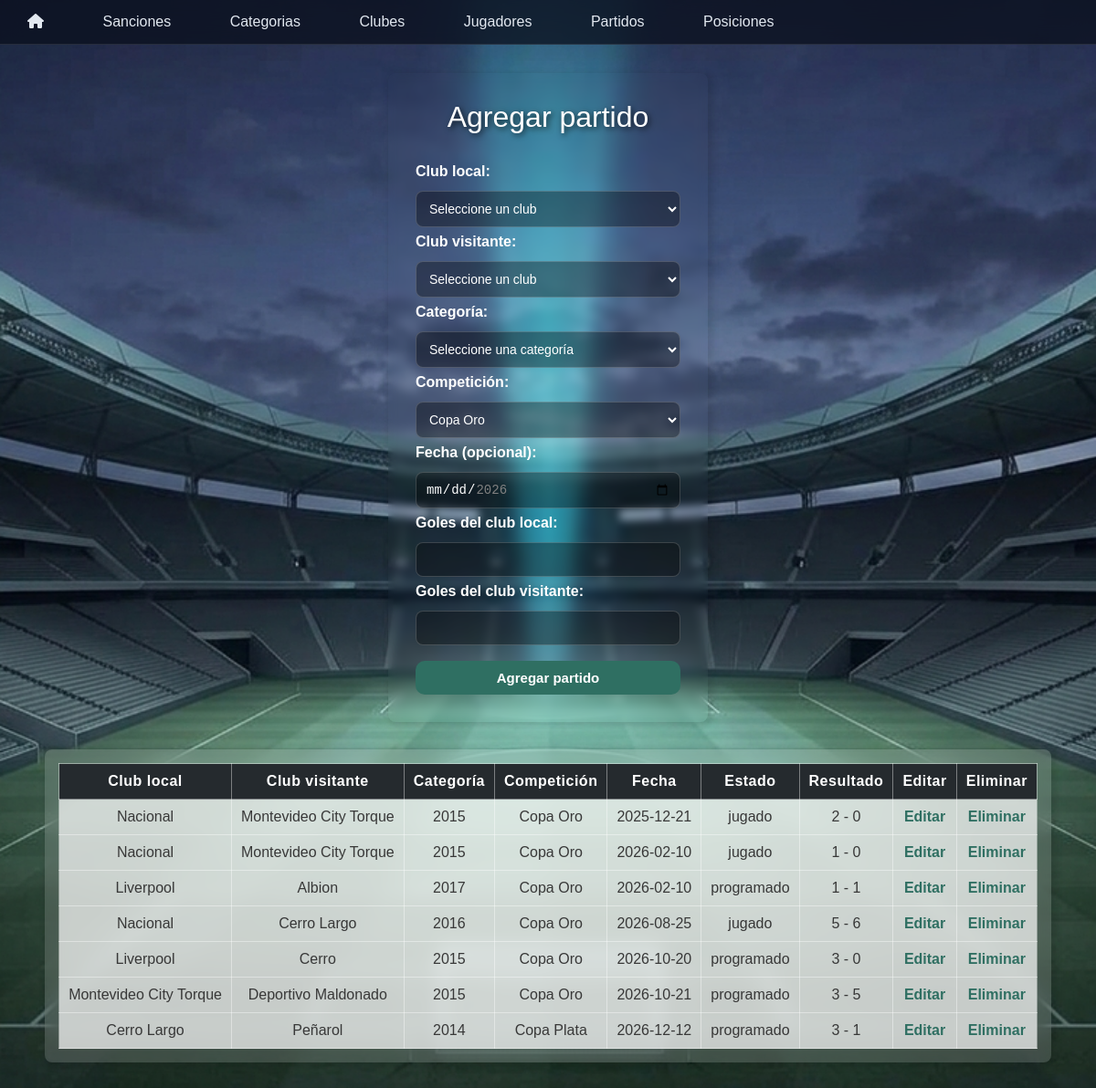
The page /fixture/gestionarPartidos.php (signed in) on the database its author committed.
### tables this page shows
CREATE TABLE `partidos` (
  `id` int(11) NOT NULL,
  `id_club_local` int(11) NOT NULL,
  `id_club_visitante` int(11) NOT NULL,
  `id_categoria` int(11) NOT NULL,
  `fecha` date DEFAULT NULL,
  `estado` varchar(20) NOT NULL DEFAULT 'sin_fecha',
  `goles_local` int(11) DEFAULT NULL,
  `goles_visitante` int(11) DEFAULT NULL,
  `id_competicion` int(11) NOT NULL DEFAULT 1
);

CREATE TABLE `club` (
  `id` int(11) NOT NULL,
  `nombre` varchar(100) NOT NULL,
  `logo` varchar(255) DEFAULT NULL,
  `activo` tinyint(1) NOT NULL DEFAULT 1,
  `password` varchar(255) NOT NULL
);

CREATE TABLE `categorias` (
  `id` int(11) NOT NULL,
  `año` varchar(45) NOT NULL,
  `cantidad_jugadores` int(11) NOT NULL DEFAULT 0
);

CREATE TABLE `competicion` (
  `id` int(11) NOT NULL,
  `nombre` varchar(50) NOT NULL
);

### fixture/agregarPartido.php (the view, shortened to what this page needs)
<?php
require_once __DIR__ . "/../conexion.php";
$resultadoCompeticiones = mysqli_query($conn, "SELECT * FROM competicion");
?>
<div class="Casilla">
    <form action="gestionarPartidos.php" method="post">
        <h1 class="tituloPartidos">Agregar partido</h1>
        <label for="EquipoLocal">Club local:</label>
        <select name="EquipoLocal" id="EquipoLocal" required>
            <option value="">Seleccione un club</option>
        </select>
        <label for="EquipoVisitante">Club visitante:</label>
        <select name="EquipoVisitante" id="EquipoVisitante" required>
            <option value="">Seleccione un club</option>
        </select>
        <label for="Categoria">Categoría:</label>
        <select name="Categoria" id="Categoria" required>
            <option value="">Seleccione una categoría</option>
        </select>
        <label for="Competicion">Competición:</label>
        <select name="Competicion" id="Competicion" required>
            <?php while ($competicion = mysqli_fetch_assoc($resultadoCompeticiones)) { ?>
                <option value="<?php echo $competicion['id']; ?>">
                    <?php echo htmlspecialchars($competicion['nombre']); ?>
                </option>
            <?php } ?>
        </select>
        <label for="fecha">Fecha (opcional):</label>
        <input type="date" name="fecha" id="fecha" min="2026-01-01" max="2026-12-31">
        <label for="golesLocal">Goles del club local:</label>
        <input type="number" name="goles_local" id="golesLocal" min="0">
        <label for="golesVisitante">Goles del club visitante:</label>
        <input type="number" name="goles_visitante" id="golesVisitante" min="0">
        <input class="Agregar" type="submit" value="Agregar partido">
    </form>
</div>

### fixture/listarPartidos.php (shortened to what this page needs)
<?php
require_once __DIR__ . "/../conexion.php";
$sql = "SELECT partidos.*,
        local.nombre AS nombre_local,
        visitante.nombre AS nombre_visitante,
        categorias.año AS nombre_categoria,
        competicion.nombre AS nombre_competicion
        FROM partidos
        INNER JOIN club AS local
        ON partidos.id_club_local = local.id
        INNER JOIN club AS visitante
        ON partidos.id_club_visitante = visitante.id
        INNER JOIN categorias
        ON partidos.id_categoria = categorias.id
        INNER JOIN competicion
        ON partidos.id_competicion = competicion.id
        ORDER BY partidos.fecha IS NULL DESC, partidos.fecha ASC";
$resultado = mysqli_query($conn, $sql);
?>
<div class="Tabla">
    <table class="tablaPartidos" border="1">
        <tr>
            <th>Club local</th>
            <th>Club visitante</th>
            <th>Categoría</th>
            <th>Competición</th>
            <th>Fecha</th>
            <th>Estado</th>
            <th>Resultado</th>
            <th>Editar</th>
            <th>Eliminar</th>
        </tr>
        <?php while ($fila = mysqli_fetch_assoc($resultado)) { ?>
        <tr>
            <td><?php echo htmlspecialchars($fila['nombre_local']); ?></td>
            <td><?php echo htmlspecialchars($fila['nombre_visitante']); ?></td>
            <td><?php echo htmlspecialchars($fila['nombre_categoria']); ?></td>
            <td><?php echo htmlspecialchars($fila['nombre_competicion']); ?></td>
            <td>
                <?php
                if ($fila['fecha'] == NULL) {
                    echo "Sin fecha";
                } else {
                    echo htmlspecialchars($fila['fecha']);
                }
                ?>
            </td>
            <td><?php echo htmlspecialchars($fila['estado']); ?></td>
            <td>
                <?php
                if ($fila['goles_local'] === NULL ||
                    $fila['goles_visitante'] === NULL) {
                    echo "-";
                } else {
                    echo $fila['goles_local'] . " - " . $fila['goles_visitante'];
                }
                ?>
            </td>
            <td>
                <a href="editarPartido.php?id=<?php echo $fila['id']; ?>">Editar</a>
            </td>
            <td>
                <a href="eliminarPartido.php?id=<?php echo $fila['id']; ?>"
                   onclick="return confirm('¿Seguro que querés eliminar este partido?');">
                    Eliminar
                </a>
            </td>
        </tr>
        <?php } ?>
    </table>
</div>

### fixture/partidos.css (style rules this page uses)
body { margin: 0; font-family: Arial, Helvetica, sans-serif; background-image: url("../imagenes/BG.png"); background-size: cover; background-position: center; background-attachment: fixed; }
.Casilla { display: flex; flex-direction: column; align-items: center; width: 350px; box-sizing: border-box; margin: 30px auto; padding: 30px; border-radius: 8px; box-shadow: 3px 3px 6px 3px rgba(0, 0, 0, 0.1); backdrop-filter: blur(5px); }
.Casilla form { display: flex; flex-direction: column; align-items: center; width: 100%; gap: 7px; }
.tituloPartidos { font-weight: normal; text-align: center; color: white; text-shadow:2px 2px 6px rgba(0,0,0,.7); margin: 0 0 25px; }
.Casilla label { align-self: flex-start; font-weight: bold; color: white; margin-bottom: 5px; }
.Casilla input[type="date"], .Casilla input[type="number"], .Casilla select { width:100%; box-sizing:border-box; padding:10px; border:1px solid rgba(255, 255, 255, 0.18); color: white; border-radius:8px; background:rgba(0, 0, 0, 0.35); font-size:14px; outline:none; transition:.3s; display: block; box-sizing: border-box; }
.Casilla .Agregar { width: 100%; padding: 10px; margin-top: 10px; border: none; border-radius: 10px; background: #2F6F62; color: white; font-size: 15px; font-weight: bold; cursor: pointer; transition: .3s; }
.Tabla { display: block; width: fit-content; max-width: calc(100% - 30px); box-sizing: border-box; margin: 30px auto; padding: 15px; overflow-x: auto; background: rgba(255, 255, 255, 0.15); border-radius: 8px; box-shadow: 3px 3px 6px 3px rgba(0, 0, 0, 0.1); backdrop-filter: blur(10px); }
.tablaPartidos { font-family: Arial, Helvetica, sans-serif; border-collapse: collapse; width: 100%; }
.tablaPartidos th, .tablaPartidos td { border: 1px solid rgba(255, 255, 255, 0.4); padding: 10px; text-align: center; white-space: nowrap; }
.tablaPartidos th { background: #252A2E; color: white; font-weight: 700; letter-spacing: .5px; }
.tablaPartidos td { background: rgba(255, 255, 255, 0.7); color: #383838; }
.tablaPartidos a { text-decoration: none; color: #2F6F62; font-weight: bold; }

### rows shown on the page
partidos: club.nombre "Nacional", club.nombre "Montevideo City Torque", id_categoria.año "2015", id_competicion.nombre "Copa Oro", fecha "2025-12-21", estado "jugado", goles_local "2", goles_visitante "0"
partidos: club.nombre "Nacional", club.nombre "Montevideo City Torque", id_categoria.año "2015", id_competicion.nombre "Copa Oro", fecha "2026-02-10", estado "jugado", goles_local "1", goles_visitante "0"
partidos: club.nombre "Liverpool", club.nombre "Albion", id_categoria.año "2017", id_competicion.nombre "Copa Oro", fecha "2026-02-10", estado "programado", goles_local "1", goles_visitante "1"
partidos: club.nombre "Nacional", club.nombre "Cerro Largo", id_categoria.año "2016", id_competicion.nombre "Copa Oro", fecha "2026-08-25", estado "jugado", goles_local "5", goles_visitante "6"
partidos: club.nombre "Liverpool", club.nombre "Cerro", id_categoria.año "2015", id_competicion.nombre "Copa Oro", fecha "2026-10-20", estado "programado", goles_local "3", goles_visitante "0"
partidos: club.nombre "Montevideo City Torque", club.nombre "Deportivo Maldonado", id_categoria.año "2015", id_competicion.nombre "Copa Oro", fecha "2026-10-21", estado "programado", goles_local "3", goles_visitante "5"
partidos: club.nombre "Cerro Largo", club.nombre "Peñarol", id_categoria.año "2014", id_competicion.nombre "Copa Plata", fecha "2026-12-12", estado "programado", goles_local "3", goles_visitante "1"

### other values the page prints
form field Competicion "Copa Oro"
